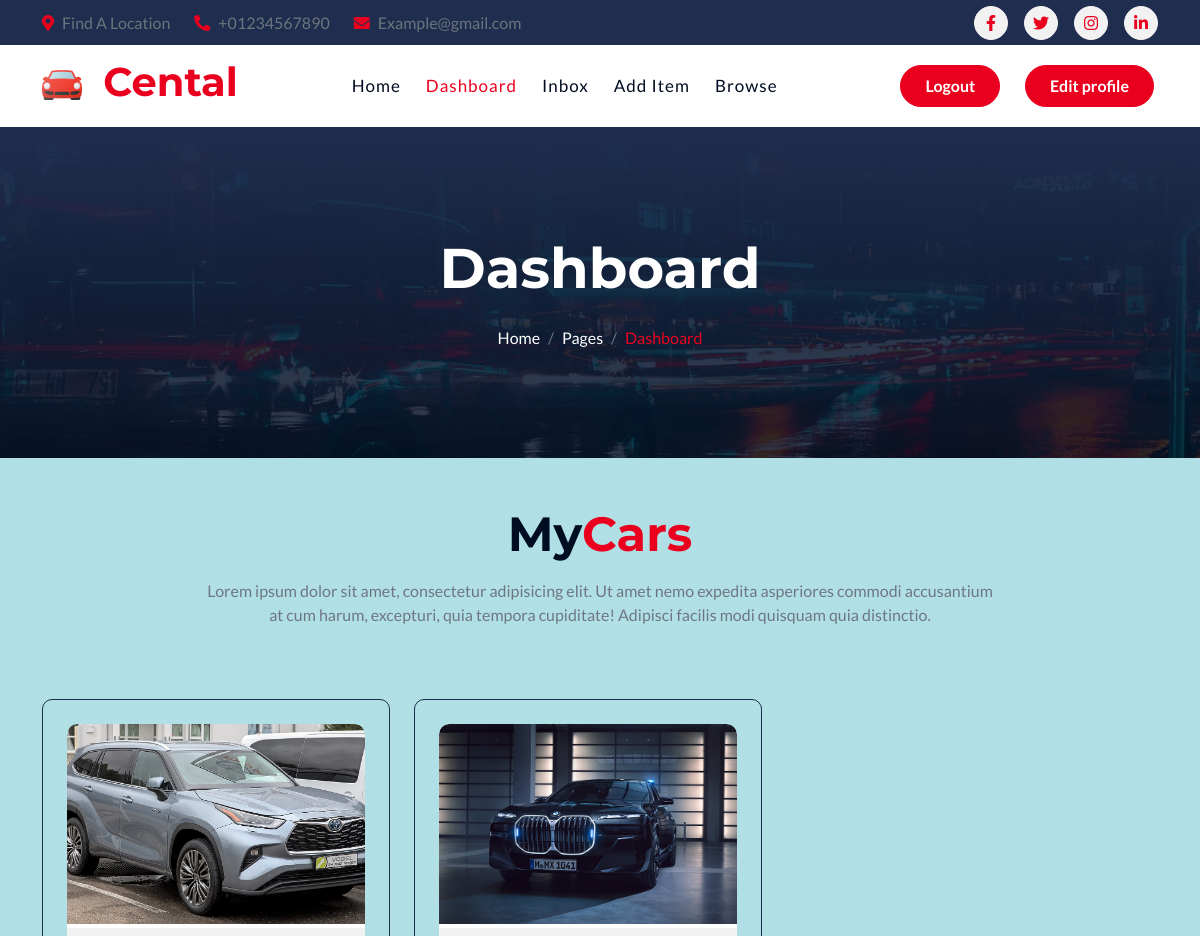
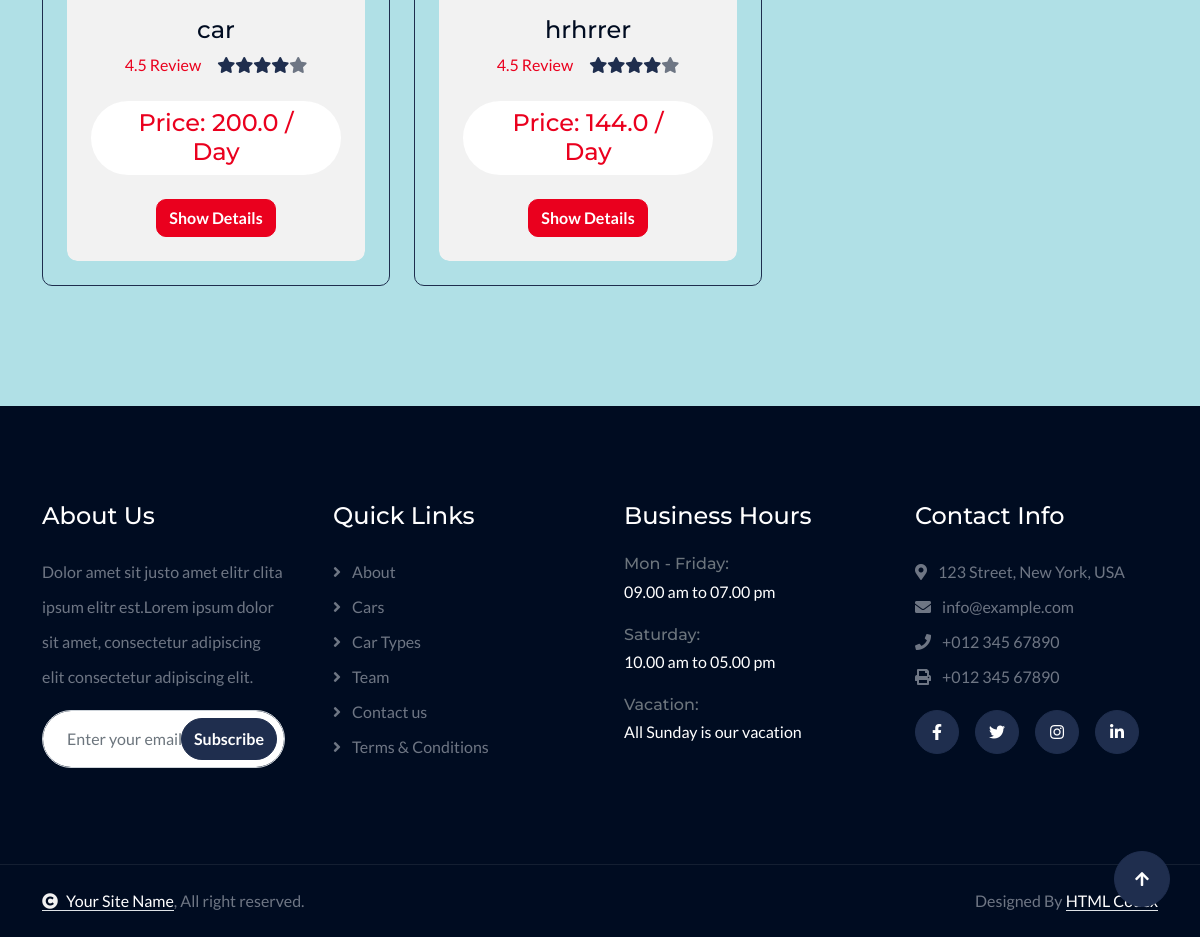
Before: /dashboard/ (signed in) with the older database file (2 pictures, top to bottom).
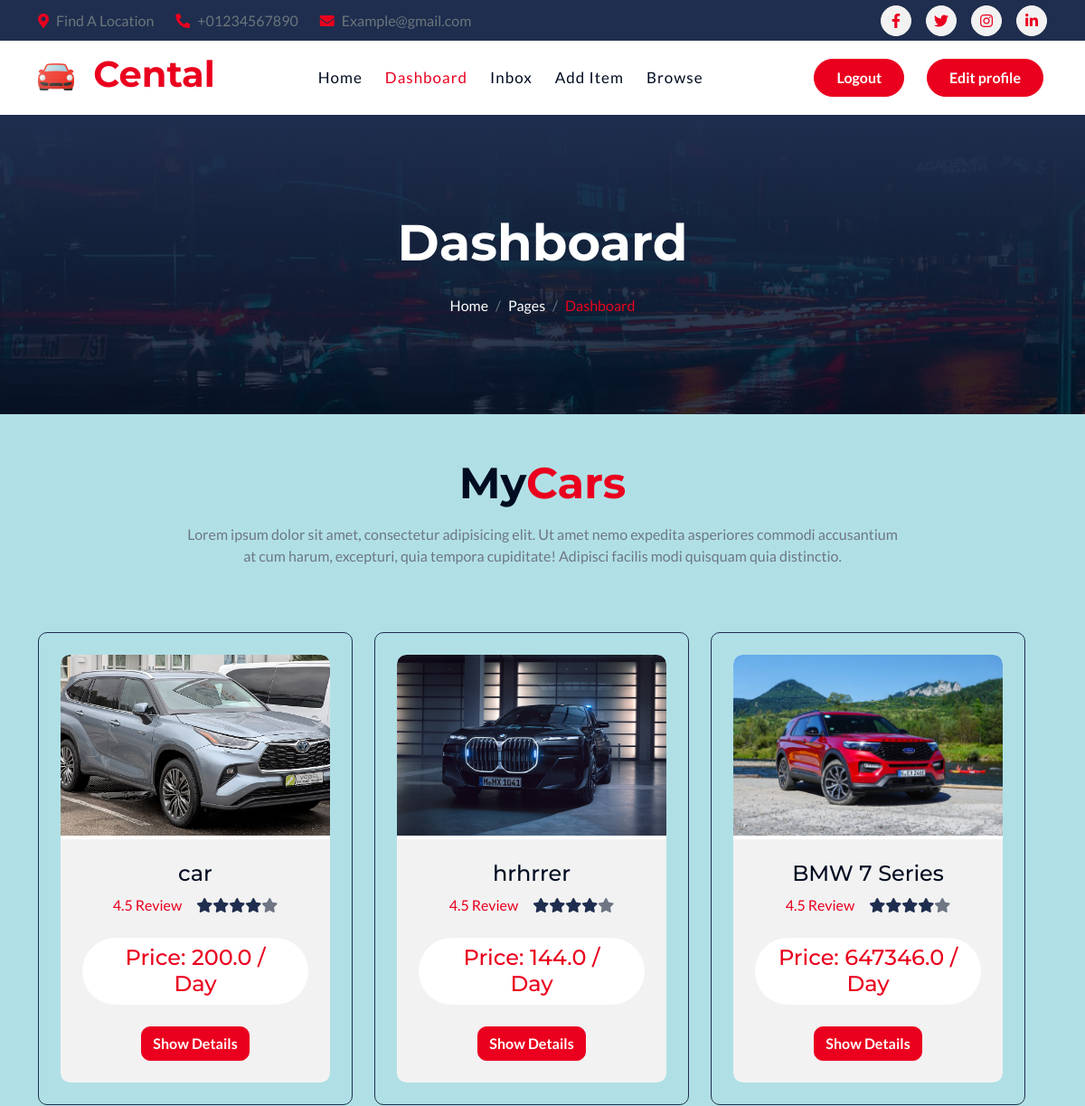
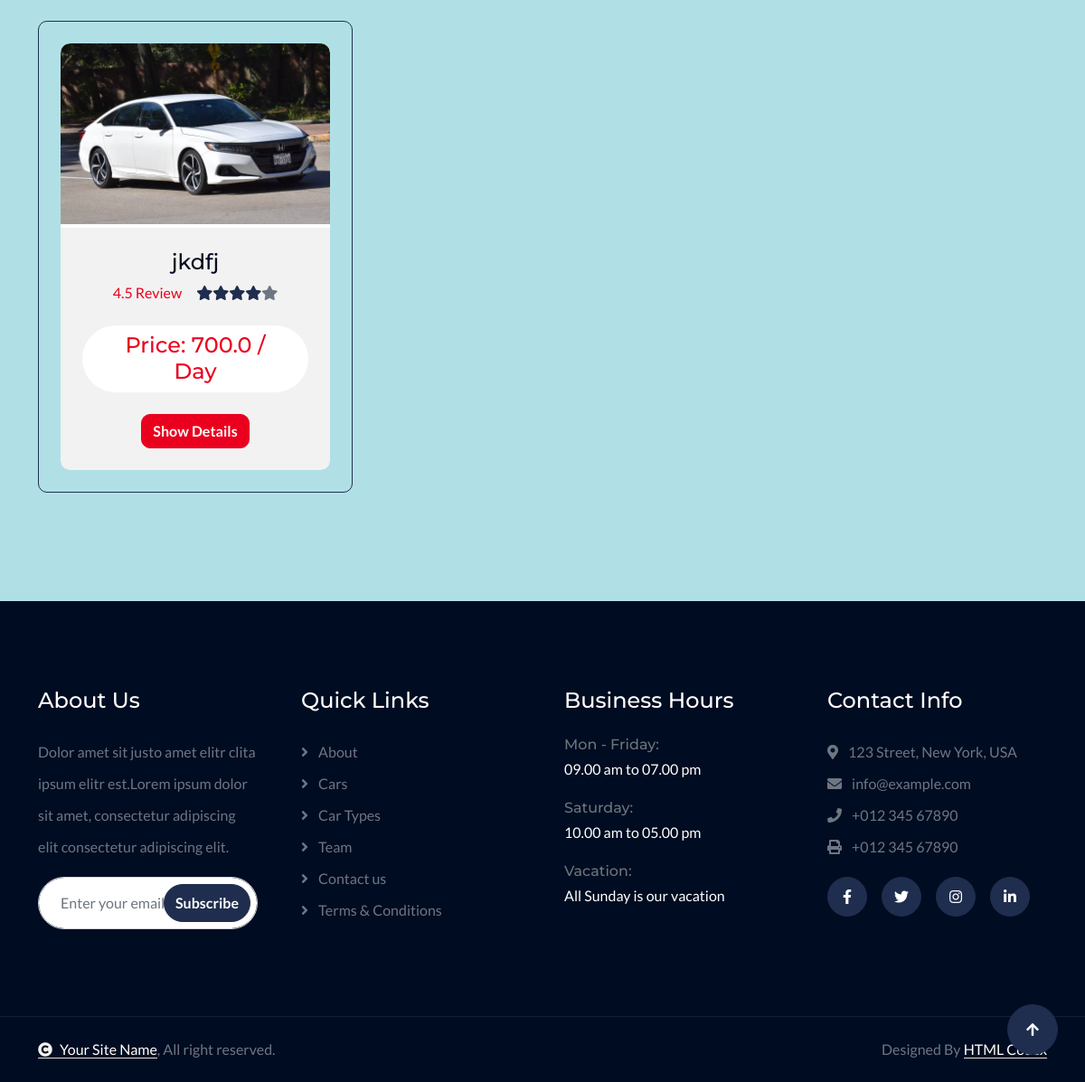
After: the same page with the newer database file (2 pictures, top to bottom).
### item/models.py (models this page shows, shortened)
class Item(models.Model):
    category = models.ForeignKey(Category, related_name='items', on_delete=models.CASCADE)
    name = models.CharField(max_length=255)
    company = models.CharField(max_length=255, blank=True, null=True)
    model = models.CharField(max_length=255, blank=True, null=True)
    seats = models.IntegerField(blank=True, null=True)
    fuel_type = models.CharField(max_length=255, blank=True, null=True)
    gear_type = models.CharField(max_length=255, blank=True, null=True)
    description = models.TextField(blank=True, null=True)
    price = models.FloatField()
    image = models.ImageField(upload_to='item_images', blank=True, null=True)
    is_sold = models.BooleanField(default=False)
    created_by = models.ForeignKey(User, related_name='items', on_delete=models.CASCADE)
    created_at = models.DateTimeField(auto_now_add=True)

### dashboard/views.py (the view)
# urls.py: path('', views.index, name='index'),
@login_required
def index(request):
    items = Item.objects.filter(created_by=request.user)
    return render(request, 'dashboard/index.html', {
        'items': items,
    })

### dashboard/templates/dashboard/index.html (shortened to what the changed rows need)
{% extends "core/base.html" %}
{% block content %}
    <br>
    <br>
<div class="container-fluid categories pb-5">
    <div class="container pb-5">
      <div class="text-center mx-auto pb-5 wow fadeInUp" data-wow-delay="0.1s" style="max-width: 800px;">
        <h1 class="display-5 text-capitalize mb-3">My<span class="text-primary">Cars</span></h1>
      </div>
  <br>
      <div class="row wow fadeInUp" data-wow-delay="0.1s">
        {% if items.count == 1 %}
        <div class="col-md-4">
          <div class="categories-item p-4">
            <div class="categories-item-inner">
              <a href="{% url 'item:detail' items.first.id %}">
                <div class="categories-img rounded-top" style="height: 200px; overflow: hidden;">
                  <img src="{{ items.first.image.url }}" class="img-fluid w-100" style="height: 100%; object-fit: cover;" alt="">
                </div>
                <div class="categories-content rounded-bottom p-4">
                  <h4>{{ items.first.name }}</h4>
                  <div class="categories-review mb-4">
                    <div class="me-3">4.5 Review</div>
                    <div class="d-flex justify-content-center text-secondary">
                      <i class="fas fa-star"></i>
                      <i class="fas fa-star"></i>
                      <i class="fas fa-star"></i>
                      <i class="fas fa-star"></i>
                      <i class="fas fa-star text-body"></i>
                    </div>
                  </div>
                  <div class="mb-4">
                    <h4 class="bg-white text-primary rounded-pill py-2 px-4 mb-0">Price: {{ items.first.price }} / Day</h4>
                  </div>
                  <a href="{% url 'item:detail' items.first.id %}" class="btn btn-primary" target="_blank">Show Details</a>
                </div>
              </a>
            </div>
          </div>
        </div>
        {% else %}
        <div class="row">
        {% for item in items %}
        <div class="col-md-4 mb-4">
            <div class="categories-item p-4">
              <div class="categories-item-inner">
                <a href="{% url 'item:detail' items.first.id %}">
                  <div class="categories-img rounded-top" style="height: 200px; overflow: hidden;">
                    <img src="{{ item.image.url }}" class="img-fluid w-100" style="height: 100%; object-fit: cover;" alt="">
                  </div>
                  <div class="categories-content rounded-bottom p-4">
                    <h4>{{ item.name }}</h4>
                    <div class="categories-review mb-4">
                      <div class="me-3">4.5 Review</div>
                      <div class="d-flex justify-content-center text-secondary">
                        <i class="fas fa-star"></i>
                        <i class="fas fa-star"></i>
                        <i class="fas fa-star"></i>
                        <i class="fas fa-star"></i>
                        <i class="fas fa-star text-body"></i>
                      </div>
                    </div>
                    <div class="mb-4">
                      <h4 class="bg-white text-primary rounded-pill py-2 px-4 mb-0">Price: {{ item.price }} / Day</h4>
                    </div>
                    <a href="{% url 'item:detail' item.id %}" class="btn btn-primary" target="_blank">Show Details</a>
                  </div>
                </a>
              </div>
            </div>
          </div>
        {% endfor %}
        </div>
        {% endif %}
      </div>
    </div>
</div>
{% endblock content %}

Changed rows visible on the page:
added Item: image (picture), name "BMW 7 Series", price "647346.0"
added Item: image (picture), name "jkdfj", price "700.0"
